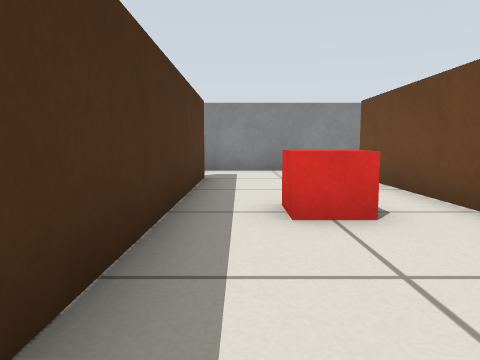
view 1 (above)

12 first-person views from a walk through a Gazebo world. The camera is 0.4 m above the floor, tilts 6° down and sees 70° across. The floor is counted in squares, 0.5 m on a side. Each view is taken from the middle of a square. On the plan, view 1 faces up. The plan holds only what a view shows up to about 11 squares ahead; the rest is blank.

view 2
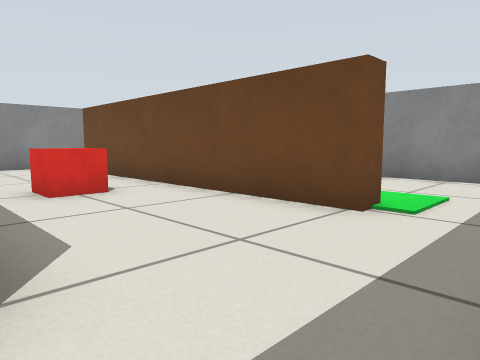

view 3
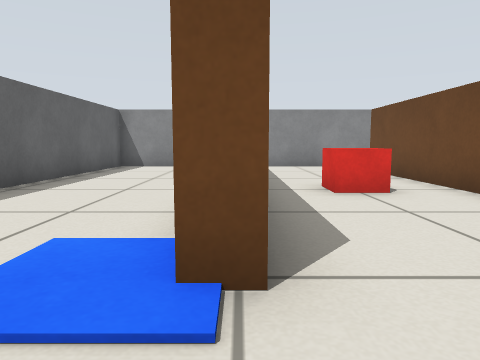

view 4
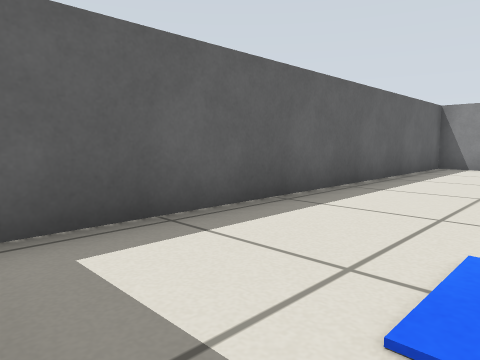

view 5
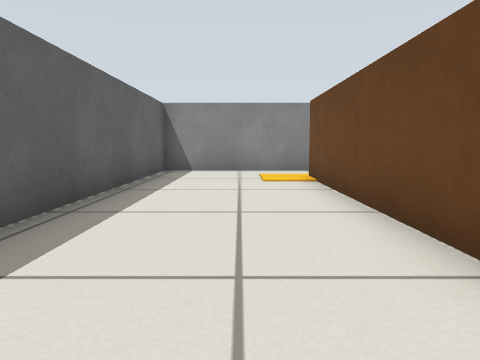

view 6
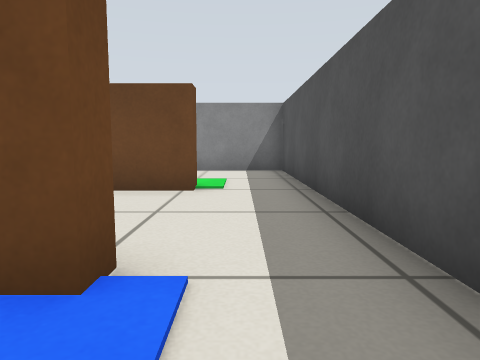

view 7
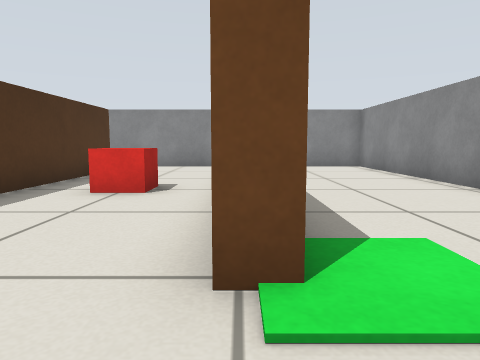

view 8
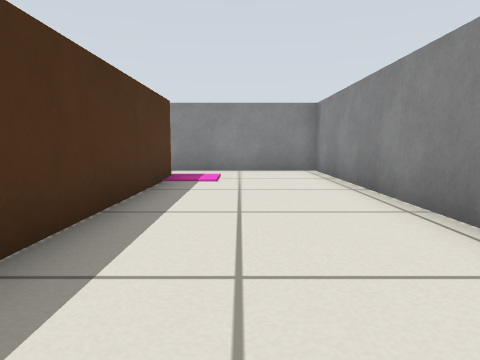

view 9
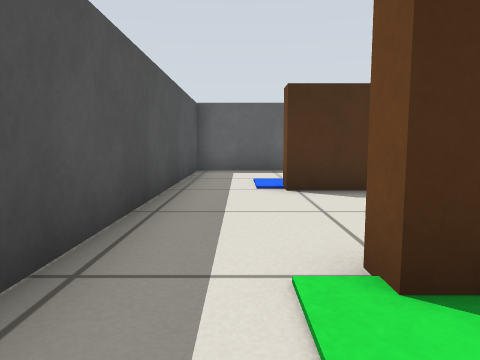

view 10
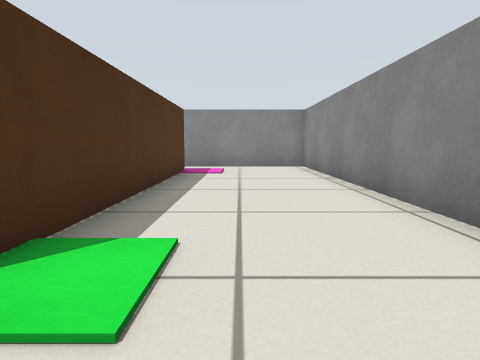

view 11
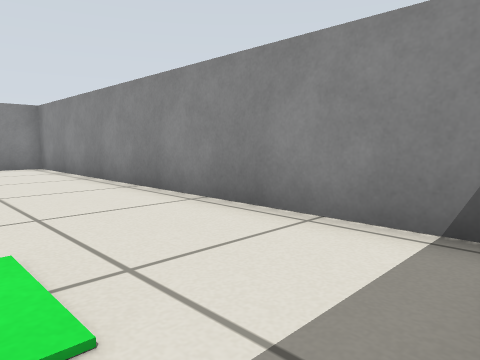

view 12
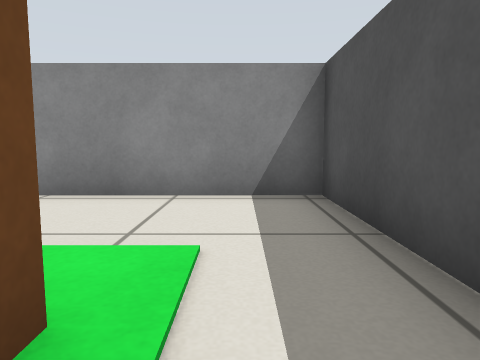

### Floor plan
Points are (right, up) in squares from view 1. A wall is a line through its corners. A room is listed if a view was taken in it or the views show most of it. See-through windows are left out.
Room 1 (views 1, 2, 3, 12)
walls: (-0.8, 8.2) (-0.8, -0.2) (-1.3, -0.2); (2.9, -0.2) (2.9, 8.2); (2.6, 10.3) (-1.6, 10.3); (-1.6, -2.3) (2.6, -2.3)
ways out: opening at (-1, -1.5) to room 2; opening at (-1, 9.5) to room 2; opening at (3, -1.5) to room 3; opening at (3, 9.5) to room 3
objects: red box (1, 4)
Room 2 (views 4, 5, 6)
walls: (-1.3, 2.2) (-1.3, 8.2); (-1.3, -0.2) (-1.3, 0.2); (-1.6, 10.3) (-5.3, 10.3) (-5.3, -2.3) (-1.6, -2.3)
ways out: opening at (-1, -1.5) to room 1; opening at (-1, 9.5) to room 1
Room 3 (views 7, 8, 9, 10, 11)
walls: (3.4, 8.2) (3.4, -0.2) (2.9, -0.2); (2.6, -2.3) (7.3, -2.3) (7.3, 10.3) (2.6, 10.3)
ways out: opening at (3, -1.5) to room 1; opening at (3, 9.5) to room 1

Positions as (right, up) in squares from view 1, and headings:
1: (0, 0), facing up
2: (-1, -2), facing up-right
3: (-1, -2), facing up
4: (-2, -2), facing up-left
5: (-3, 0), facing up
6: (-3, -1), facing right
7: (3, -2), facing up
8: (5, 0), facing up
9: (5, -1), facing left
10: (5, -2), facing up
11: (4, -2), facing up-right
12: (2, -1), facing right
